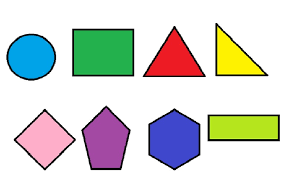
#> input picture poligonos.png, 284 x 177 px
$ jupyter execute hexagonos.ipynb
#> lines starting #> are read from the running program, lines starting #| are printed output that depends on the picture; after the words box and inside, x2 and y2 are one past the last pixel; in counts of white or black regions, pixels touching at a corner belong together; long printed decimals are rounded
## Algoritmo para detectar hexágonos em imagem:

1. Carregar a imagem
2. Redimensionar a imagem, aplicando-se um fator de redução
3. Converter a imagem para escala de cinza
4. Introduzir _blur_ gaussiano para reduzir ruídos na imagem
5. Fazer segmentação da imagem utilizando _thresholding_
6. Fazer aproximação de contorno (_contour approximation_) utilizando o algoritmo de __Ramer–Douglas–Peucker__
7. Identificar as figuras com contorno aproximado por exatamente 6 segmentos
8. Para as figuras identificadas no passo __7__, calcular os momentos das imagens (_image moments_) e obter os perímetros e as áreas dos seus respectivos contornos
9. Com os perímetros obtidos no passo __8__, calcular $\frac{3\sqrt{3}}{2}(\frac{\text{perímetro}}{6})^2$ (correspondente à área do hexágono)
10. Utilizando os resultdos dos passos __8__ e __9__, calcular a razão $r = (\text{área do contorno}) / (\text{área do hexágono})$
11. Classificar como hexágono as figuras que verificarem as condições seguintes:
    * possuir contorno aproximado com exatamente 6 segmentos
    * possuir valor da razão $r$ tal que $0.90 \leq r \leq 1.10$

[cell 1]
import imutils
import cv2
import math

[cell 2]
class Hexagon():
  def find(self, contour):
    arc = cv2.arcLength(contour, True)
    polyg = cv2.approxPolyDP(contour, 0.04 * arc, True)

    area = cv2.contourArea(contour)
    area_hex = ((arc / 6)**2) * 3 * math.sqrt(3) / 2
    r = area / area_hex

    if len(polyg) == 6:
     print('Hexagono dectectado -> l=', len(polyg), ' r=', r)

    hex = True if (len(polyg) == 6) and (r >= 0.9) and (r <= 1.1) else False

    return hex, arc

[cell 3]
im = cv2.imread('./poligonos.png')
#> im is the input picture: shape (177, 284, 3); mean B, G, R 206.7, 211.4, 209.1

im_res = imutils.resize(im, width=300)
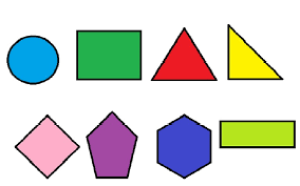
#> im_res: shape (186, 300, 3); mean B, G, R 206.7, 211.4, 209.1
ratio = im.shape[0] / float(im_res.shape[0])
#> ratio = 0.952

im_grey = cv2.cvtColor(im_res, cv2.COLOR_BGR2GRAY)
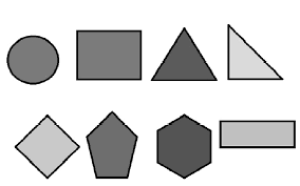
#> im_grey: shape (186, 300); min 0, max 255, mean 210.2
im_grey_blur = cv2.GaussianBlur(im_grey, (5, 5), 0)
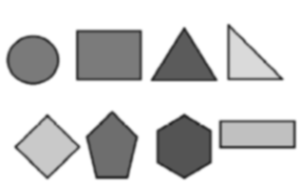
#> im_grey_blur: shape (186, 300); min 42, max 255, mean 210.2
_, im_grey_blur_thr = cv2.threshold(im_grey_blur, 200, 255, cv2.THRESH_BINARY_INV)
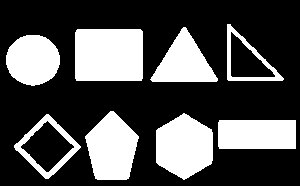
#> im_grey_blur_thr: shape (186, 300); 30.6% white; 8 white regions

[cell 4]
contours = cv2.findContours(im_grey_blur_thr.copy(), cv2.RETR_EXTERNAL, cv2.CHAIN_APPROX_SIMPLE)
#> contours = 8 contours; box (x1, y1, x2, y2) and area: (75, 29, 143, 81) 3409, (156, 113, 213, 180) 2760, (85, 111, 139, 180) 2535, (14, 114, 81, 179) 2239, (218, 120, 296, 149) 2153, (6, 35, 60, 86) 2076, (150, 27, 218, 82) 1936, (227, 24, 284, 81) 1688
contours = imutils.grab_contours(contours)

[cell 5]
hexagon = Hexagon()

for i in contours:
  is_hex, arc_hex = hexagon.find(i)

  if is_hex:
    mu = cv2.moments(i)
    x = int((mu['m10'] / mu['m00']) * ratio)
    y = int((mu['m01'] / mu['m00']) * ratio)

    i = i.astype('float')
    i *= ratio
    i = i.astype('int')

    cv2.drawContours(im, [i], -1, (0, 0, 255), 2)
    text = 'arc=%d' % round(arc_hex * ratio, 2)
    cv2.putText(im, text, (x, y), cv2.FONT_HERSHEY_SIMPLEX, 0.5, (0, 0, 255), 2)
    cv2.imshow('Im', im)
    cv2.waitKey(0)
#> this loop made 8 passes
#> (arc in find, area in find, area_hex in find, r in find, hex in find, is_hex, arc_hex, x) on pass 3: (204.2, 2760, 3008.3, 0.917, True, True, 204.2, 174)
#> (arc in find, polyg in find, area in find, area_hex in find, r in find, hex in find, is_hex, arc_hex) on passes 1, 2, 6, 7, 8: (208.8, [[218, 122], [219, 148], [295, 148], [295, 120]], 2153, 3147.2, 0.684, False, False, 208.8), (188.5, [[46, 114], [14, 147], [48, 178], [80, 146]], 2239, 2565.2, 0.873, False, False, 188.5), (232.5, [[76, 30], [76, 80], [141, 80], [140, 29]], 3409, 3900.7, 0.874, False, False, 232.5), (202.2, [[150, 79], [217, 80], [185, 27]], 1936, 2949.6, 0.656, False, False, 202.2), (194.1, [[227, 24], [227, 79], [282, 80]], 1688.5, 2719.6, 0.621, False, False, 194.1)
#| Hexagono dectectado -> l= 6  r= 0.9175
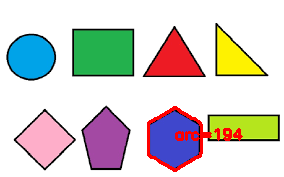
#> im: shape (177, 284, 3); 2.07% of pixels changed, all inside (x1, y1, x2, y2) = (147, 106, 243, 172)
